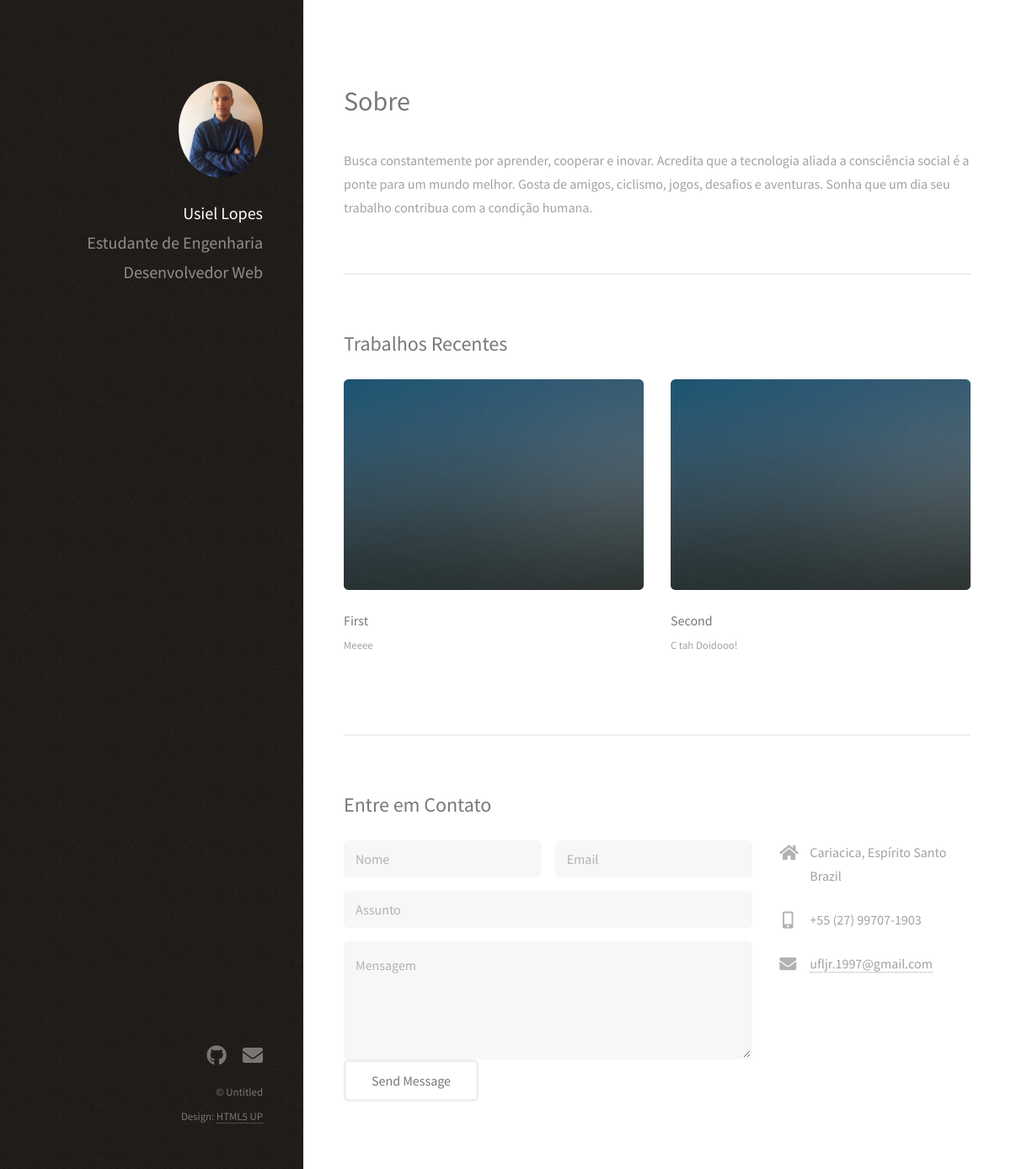
The app's page /, older data.
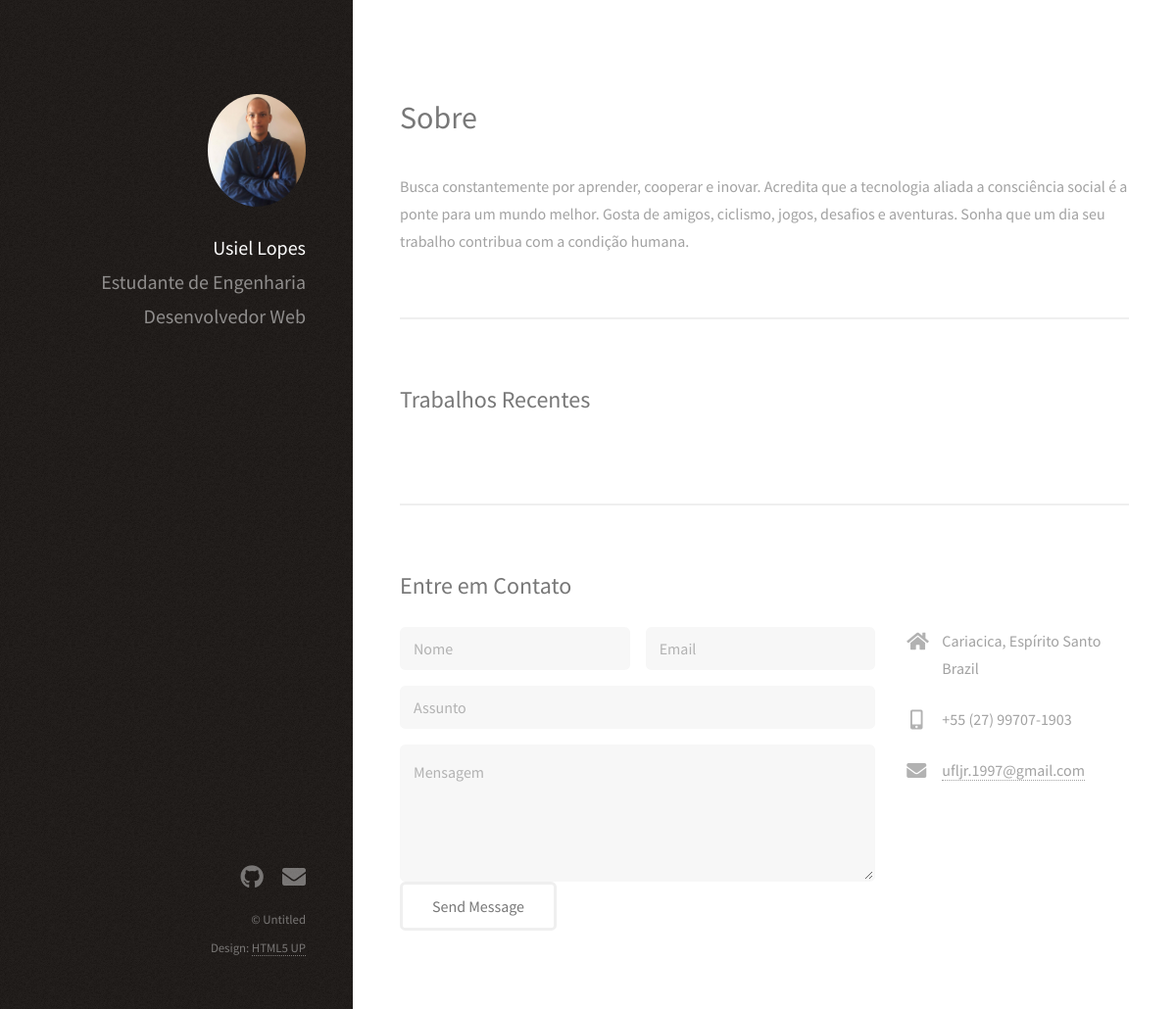
The same page, newer data.
### website/models.py (models this page shows, shortened)
class Post(models.Model):
    title = models.CharField(max_length=100)
    sub_title = models.CharField(max_length=200)
    content = models.TextField()
    activated = models.BooleanField(default=True)
    imagem = models.ImageField(upload_to='posts', null = True, blank=True)

### website/views.py (the view)
# urls.py: path('', home, name='home'),
def home(request):
    listaPosts = Post.objects.all()
    data = {
            'posts': listaPosts
            }
    return render(request, 'index.html', data)

### website/templates/index.html (shortened to what this page needs)
{% load static %}
<!DOCTYPE HTML>
<html>
	<head>
		<link rel="stylesheet" href="{% static "assets/css/main.css" %}" />
	</head>
	<body class="is-preload">
			<header id="header">
				<div class="inner">
					<a href="#" class="image avatar"><img src="{% static "images/avatar.jpg" %}" alt="" /></a>
					<h1><strong>Usiel Lopes</strong></h1>
					<h1>Estudante de Engenharia</h1>
					<h1>Desenvolvedor Web</h1>
				</div>
			</header>
			<div id="main">
					<section id="one">
						<header class="major">
							<h2>Sobre</h2>
						</header>
						<p>Busca constantemente por aprender, cooperar e inovar.
						Acredita que a tecnologia aliada a consciência social é a ponte para um mundo melhor.
						Gosta de amigos, ciclismo, jogos, desafios e aventuras.
						Sonha que um dia seu trabalho contribua com a condição humana.</p>
					</section>
					<section id="two">
						<h2>Trabalhos Recentes</h2>
						<div class="row">
							{%for post in posts %}
								<article class="col-6 col-12-xsmall work-item">
									{% if post.imagem %}
										<a href="{{ post.imagem.url }}" class="image fit thumb"><img src="{{ post.imagem.url }}" alt="" width="400px" height="250px"/></a>
									{% else %}
										<a href="{% static "images/thumbs/05.jpg" %}" class="image fit thumb"><img src="{% static "images/thumbs/05.jpg" %}" alt="" width="400px" height="250px"/></a>
									{% endif %}
									<h3>{{post.title}}</h3>
									<p>{{post.content}}</p>
								</article>
							{% endfor %}
						</div>
					</section>
					<section id="three">
						<h2>Entre em Contato</h2>
						<div class="row">
							<div class="col-8 col-12-small">
								<form method="post" id="contact_form">
									<div class="row gtr-uniform gtr-50">
										<div class="col-6 col-12-xsmall"><input type="text" name="nome" id="nome" placeholder="Nome" required/></div>
										<div class="col-6 col-12-xsmall"><input type="email" name="email" id="email" placeholder="Email" required/></div>
										<div class="col-12"><input type="text" name="assunto" id="assunto" placeholder="Assunto" required/></div>
										<div class="col-12"><textarea name="mensagem" id="mensagem" placeholder="Mensagem" rows="4" required></textarea></div>
									</div>
									<ul class="actions">
										<li><input type="submit" value="Send Message" /></li>
									</ul>
								</form>
							</div>
							<div class="col-4 col-12-small">
								<ul class="labeled-icons">
									<li>
										<h3 class="icon solid fa-home"><span class="label">Endereço</span></h3>
										Cariacica, Espírito Santo<br />
										Brazil
									</li>
									<li>
										<h3 class="icon solid fa-mobile-alt"><span class="label">Telefone</span></h3>
										+55 (27) 99707-1903
									</li>
									<li>
										<h3 class="icon solid fa-envelope"><span class="label">Email</span></h3>
										<a href="mailto:ufljr.1997@gmail.com" target="_blank">ufljr.1997@gmail.com</a>
									</li>
								</ul>
							</div>
						</div>
					</section>
			</div>
			<footer id="footer">
				<div class="inner">
					<ul class="icons">
						<li><a href="https://github.com/ulopesu" class="icon brands fa-github" target="_blank"><span class="label">Github</span></a></li>
						<li><a href="mailto:ufljr.1997@gmail.com" class="icon solid fa-envelope" target="_blank"><span class="label">Email</span></a></li>
					</ul>
					<ul class="copyright">
						<li>&copy; Untitled</li><li>Design: <a href="http://html5up.net" target="_blank">HTML5 UP</a></li>
					</ul>
				</div>
			</footer>
	</body>
</html>

Row changes from the older to the newer data that the page shows:
removed Post: title "First", content "Meeee"
removed Post: title "Second", content "C tah Doidooo!"
